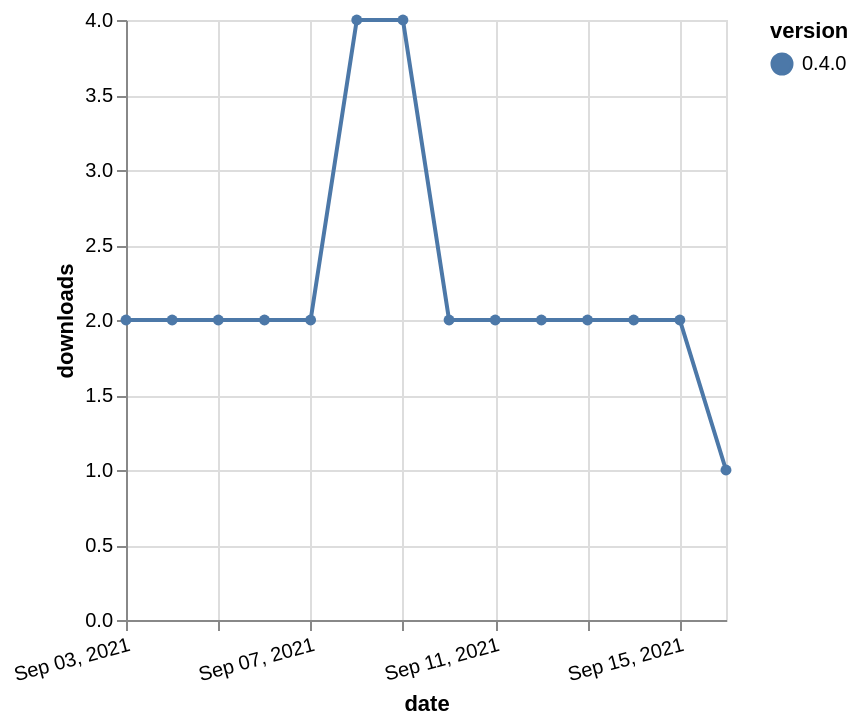

Here is the Vega-Lite specification saved for this chart:
### Vega-Lite specification from a JSON file in a GitHub repository (floating-point values rounded to 4 significant figures)
{"$schema": "https://vega.github.io/schema/vega-lite/v5.json", "description": "A simple bar chart with embedded data.", "data": {"values": [{"date": "2021-09-03", "total": 3198, "delta": 2, "version": "0.4.0"}, {"date": "2021-09-04", "total": 3200, "delta": 2, "version": "0.4.0"}, {"date": "2021-09-05", "total": 3202, "delta": 2, "version": "0.4.0"}, {"date": "2021-09-06", "total": 3204, "delta": 2, "version": "0.4.0"}, {"date": "2021-09-07", "total": 3206, "delta": 2, "version": "0.4.0"}, {"date": "2021-09-08", "total": 3210, "delta": 4, "version": "0.4.0"}, {"date": "2021-09-09", "total": 3214, "delta": 4, "version": "0.4.0"}, {"date": "2021-09-10", "total": 3216, "delta": 2, "version": "0.4.0"}, {"date": "2021-09-11", "total": 3218, "delta": 2, "version": "0.4.0"}, {"date": "2021-09-12", "total": 3220, "delta": 2, "version": "0.4.0"}, {"date": "2021-09-13", "total": 3222, "delta": 2, "version": "0.4.0"}, {"date": "2021-09-14", "total": 3224, "delta": 2, "version": "0.4.0"}, {"date": "2021-09-15", "total": 3226, "delta": 2, "version": "0.4.0"}, {"date": "2021-09-16", "total": 3227, "delta": 1, "version": "0.4.0"}]}, "width": "container", "mark": {"type": "line", "point": {"filled": true}}, "encoding": {"x": {"field": "date", "type": "temporal", "timeUnit": "yearmonthdate", "title": "date", "axis": {"labelAngle": -15}}, "y": {"field": "delta", "type": "quantitative", "title": "downloads"}, "color": {"field": "version", "type": "nominal"}, "tooltip": {"field": "delta"}}}
